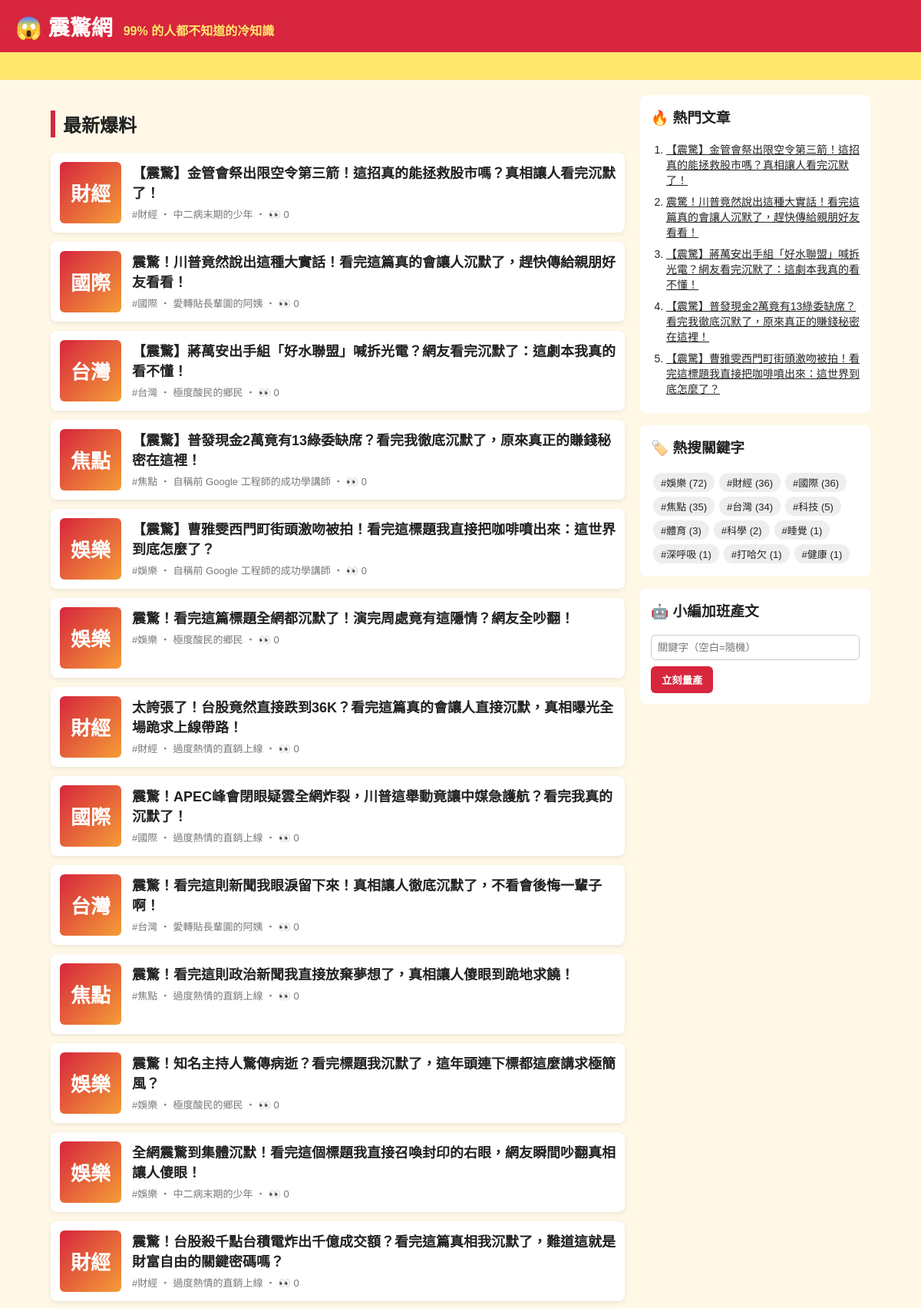
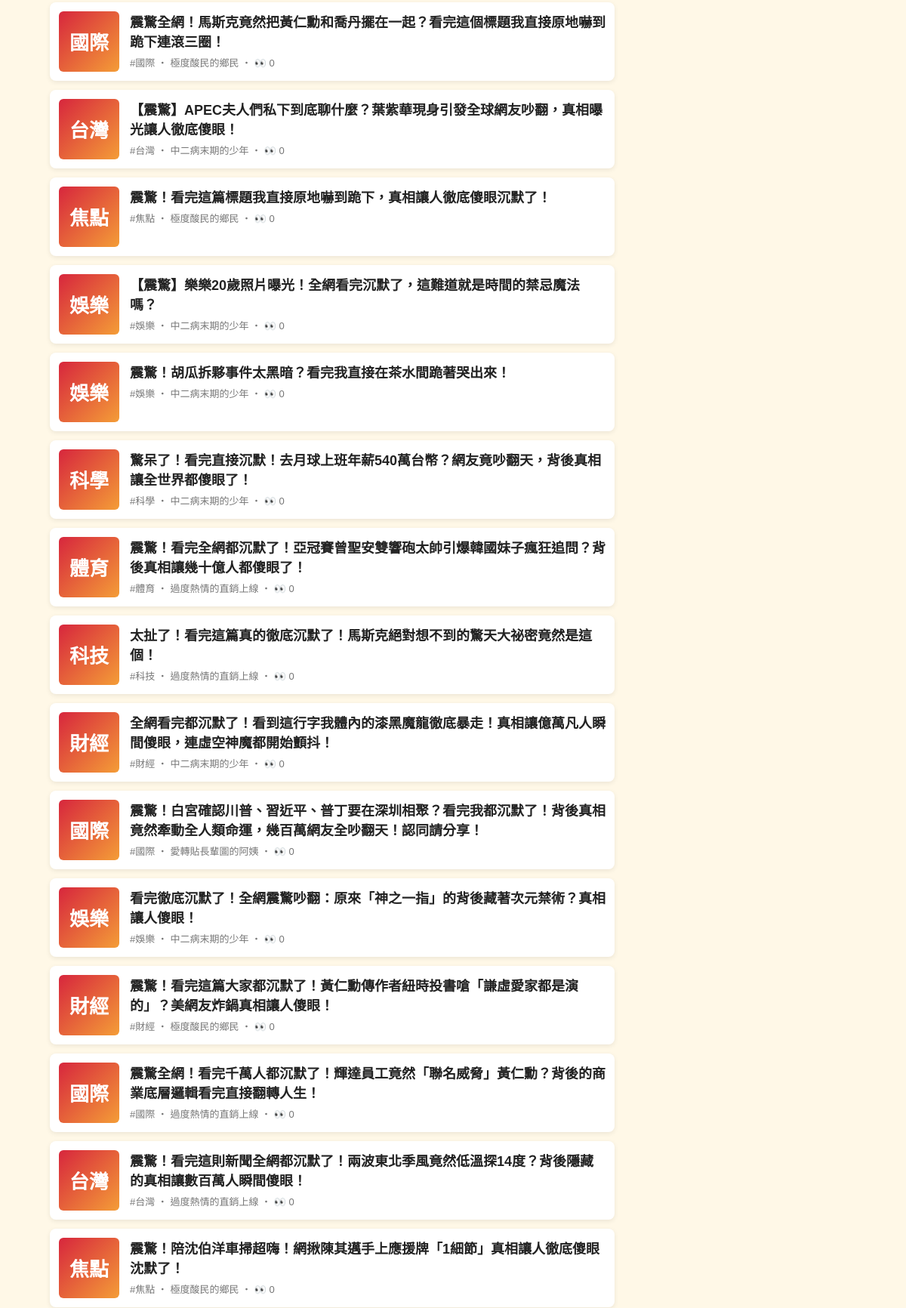
The page / (upper part) on the database its author committed (2 pictures, top to bottom).
### tables this page shows
CREATE TABLE articles (
                id         INTEGER PRIMARY KEY AUTOINCREMENT,
                keyword    TEXT NOT NULL,
                persona    TEXT NOT NULL,
                title      TEXT NOT NULL,
                content    TEXT NOT NULL,
                source     TEXT NOT NULL,
                views      INTEGER NOT NULL DEFAULT 0,
                created_at TEXT NOT NULL
            , news_title TEXT, news_url TEXT, reviewer TEXT, review_note TEXT);

### app.py (the view)
@app.route("/")
def index():
    return render_template("index.html", articles=db.list_articles(), heading="最新爆料")

### app.py (called while the page is built)
@app.context_processor
def sidebar():
    return {"hot": db.hot_articles(), "tags": db.keywords(), "static_site": app.config["STATIC_SITE"]}

### db.py (called while the page is built)
def connect():
    conn = sqlite3.connect(DB_PATH)
    conn.row_factory = sqlite3.Row
    return conn

def list_articles(limit=50, keyword=None):
    with connect() as conn:
        if keyword:
            return conn.execute(
                "SELECT * FROM articles WHERE keyword = ? ORDER BY id DESC LIMIT ?", (keyword, limit)
            ).fetchall()
        return conn.execute("SELECT * FROM articles ORDER BY id DESC LIMIT ?", (limit,)).fetchall()

def hot_articles(limit=5):
    with connect() as conn:
        return conn.execute("SELECT * FROM articles ORDER BY views DESC, id DESC LIMIT ?", (limit,)).fetchall()

def keywords():
    with connect() as conn:
        return conn.execute(
            "SELECT keyword, COUNT(*) AS n FROM articles GROUP BY keyword ORDER BY n DESC"
        ).fetchall()

### templates/index.html
{% extends "base.html" %}
{% block content %}
<h2 class="heading">{{ heading }}</h2>
{% for a in articles %}
  <a class="card" href="{{ url_for('article', article_id=a.id) }}">
    <div class="thumb">{{ a.keyword[:2] }}</div>
    <div>
      <h3>{{ a.title }}</h3>
      <p class="meta">#{{ a.keyword }} ‧ {{ a.persona }}{% if not static_site %} ‧ 👀 {{ a.views }}{% endif %}</p>
    </div>
  </a>
{% else %}
  <p class="empty">還沒有文章。執行 <code>python generator.py -n 5</code> 或用右邊按鈕開始量產。</p>
{% endfor %}
{% endblock %}

### templates/base.html (shortened to what this page needs)
<!doctype html>
<html lang="zh-Hant">
<head>
  <link rel="stylesheet" href="{{ url_for('static', filename='style.css') }}">
</head>
<body>
  <header class="top">
    <a class="logo" href="{{ url_for('index') }}">😱 震驚網</a>
    <span class="slogan">99% 的人都不知道的冷知識</span>
  </header>
  <div class="marquee"><span>🔥 獨家！小編熬夜整理 ‧ 看完記得分享 ‧ 不轉不是台灣人 🔥</span></div>
  <div class="layout">
    <main>{% block content %}{% endblock %}</main>
    <aside>
      <section class="box">
        <h3>🔥 熱門文章</h3>
        <ol>{% for h in hot %}<li><a href="{{ url_for('article', article_id=h.id) }}">{{ h.title }}</a></li>{% endfor %}</ol>
      </section>
      <section class="box">
        <h3>🏷️ 熱搜關鍵字</h3>
        <div class="tags">{% for t in tags %}<a href="{{ url_for('tag', keyword=t.keyword) }}">#{{ t.keyword }} ({{ t.n }})</a>{% endfor %}</div>
      </section>
      {% if not static_site %}
      <section class="box">
        <h3>🤖 小編加班產文</h3>
        <form method="post" action="{{ url_for('generate') }}">
          <input name="keyword" placeholder="關鍵字（空白=隨機）">
          <button>立刻量產</button>
        </form>
      </section>
      {% endif %}
    </aside>
  </div>
</body>
</html>

### static/style.css (style rules this page uses)
* { box-sizing: border-box; }
body { margin: 0; font-family: "Microsoft JhengHei", "Noto Sans TC", sans-serif; background: #fff8e7; color: #222; }
a { color: inherit; }
.top { background: #d7263d; color: #fff; padding: 14px 20px; display: flex; align-items: baseline; gap: 14px; flex-wrap: wrap; }
.logo { font-size: 28px; font-weight: 900; text-decoration: none; }
.slogan { color: #ffe66d; font-weight: bold; }
.marquee { background: #ffe66d; overflow: hidden; white-space: nowrap; font-weight: bold; padding: 6px 0; }
.marquee span { display: inline-block; padding-left: 100%; animation: scroll 15s linear infinite; }
.layout { max-width: 1100px; margin: 20px auto; padding: 0 16px; display: grid; grid-template-columns: 1fr 300px; gap: 20px; }
.heading { border-left: 6px solid #d7263d; padding-left: 10px; }
.card { display: flex; gap: 14px; background: #fff; border-radius: 8px; padding: 12px; margin-bottom: 12px; text-decoration: none; box-shadow: 0 2px 6px rgba(0,0,0,.08); }
.card h3 { margin: 0 0 6px; font-size: 18px; }
.thumb { flex: 0 0 80px; height: 80px; border-radius: 6px; background: linear-gradient(135deg, #d7263d, #f49d37); color: #fff; font-size: 26px; font-weight: 900; display: grid; place-items: center; }
.meta { color: #777; font-size: 13px; margin: 0; }
.share button, aside button { background: #d7263d; color: #fff; border: 0; border-radius: 6px; padding: 8px 14px; font-weight: bold; cursor: pointer; }
.box { background: #fff; border-radius: 8px; padding: 14px; margin-bottom: 16px; }
.box h3 { margin-top: 0; }
.box ol { padding-left: 20px; margin: 0; }
.box li { margin-bottom: 8px; font-size: 14px; }
.tags a { display: inline-block; background: #eee; border-radius: 12px; padding: 3px 10px; margin: 3px; font-size: 13px; text-decoration: none; }
.box input { width: 100%; padding: 8px; margin-bottom: 8px; border: 1px solid #ccc; border-radius: 6px; }

### rows shown on the page
articles: keyword "財經", title "【震驚】金管會祭出限空令第三箭！這招真的能拯救股市嗎？真相讓人看完沉默了！", persona "中二病末期的少年", views "0"
articles: keyword "國際", title "震驚！川普竟然說出這種大實話！看完這篇真的會讓人沉默了，趕快傳給親朋好友看看！", persona "愛轉貼長輩圖的阿姨", views "0"
articles: keyword "台灣", title "【震驚】蔣萬安出手組「好水聯盟」喊拆光電？網友看完沉默了：這劇本我真的看不懂！", persona "極度酸民的鄉民", views "0"
articles: keyword "焦點", title "【震驚】普發現金2萬竟有13綠委缺席？看完我徹底沉默了，原來真正的賺錢秘密在這裡！", persona "自稱前 Google 工程師的成功學講師", views "0"
articles: keyword "娛樂", title "【震驚】曹雅雯西門町街頭激吻被拍！看完這標題我直接把咖啡噴出來：這世界到底怎麼了？", persona "自稱前 Google 工程師的成功學講師", views "0"
articles: keyword "娛樂", title "震驚！看完這篇標題全網都沉默了！演完周處竟有這隱情？網友全吵翻！", persona "極度酸民的鄉民", views "0"
articles: keyword "財經", title "太誇張了！台股竟然直接跌到36K？看完這篇真的會讓人直接沉默，真相曝光全場跪求上線帶路！", persona "過度熱情的直銷上線", views "0"
articles: keyword "國際", title "震驚！APEC峰會閉眼疑雲全網炸裂，川普這舉動竟讓中媒急護航？看完我真的沉默了！", persona "過度熱情的直銷上線", views "0"
articles: keyword "台灣", title "震驚！看完這則新聞我眼淚留下來！真相讓人徹底沉默了，不看會後悔一輩子啊！", persona "愛轉貼長輩圖的阿姨", views "0"
articles: keyword "焦點", title "震驚！看完這則政治新聞我直接放棄夢想了，真相讓人傻眼到跪地求饒！", persona "過度熱情的直銷上線", views "0"
articles: keyword "娛樂", title "震驚！知名主持人驚傳病逝？看完標題我沉默了，這年頭連下標都這麼講求極簡風？", persona "極度酸民的鄉民", views "0"
articles: keyword "娛樂", title "全網震驚到集體沉默！看完這個標題我直接召喚封印的右眼，網友瞬間吵翻真相讓人傻眼！", persona "中二病末期的少年", views "0"
articles: keyword "財經", title "震驚！台股殺千點台積電炸出千億成交額？看完這篇真相我沉默了，難道這就是財富自由的關鍵密碼嗎？", persona "過度熱情的直銷上線", views "0"
articles: keyword "國際", title "震驚全網！馬斯克竟然把黃仁勳和喬丹擺在一起？看完這個標題我直接原地嚇到跪下連滾三圈！", persona "極度酸民的鄉民", views "0"
articles: keyword "台灣", title "【震驚】APEC夫人們私下到底聊什麼？葉紫華現身引發全球網友吵翻，真相曝光讓人徹底傻眼！", persona "中二病末期的少年", views "0"
articles: keyword "焦點", title "震驚！看完這篇標題我直接原地嚇到跪下，真相讓人徹底傻眼沉默了！", persona "極度酸民的鄉民", views "0"
articles: keyword "娛樂", title "【震驚】樂樂20歲照片曝光！全網看完沉默了，這難道就是時間的禁忌魔法嗎？", persona "中二病末期的少年", views "0"
articles: keyword "娛樂", title "震驚！胡瓜拆夥事件太黑暗？看完我直接在茶水間跪著哭出來！", persona "中二病末期的少年", views "0"
articles: keyword "科學", title "驚呆了！看完直接沉默！去月球上班年薪540萬台幣？網友竟吵翻天，背後真相讓全世界都傻眼了！", persona "中二病末期的少年", views "0"
articles: keyword "體育", title "震驚！看完全網都沉默了！亞冠賽曾聖安雙響砲太帥引爆韓國妹子瘋狂追問？背後真相讓幾十億人都傻眼了！", persona "過度熱情的直銷上線", views "0"
articles: keyword "科技", title "太扯了！看完這篇真的徹底沉默了！馬斯克絕對想不到的驚天大祕密竟然是這個！", persona "過度熱情的直銷上線", views "0"
articles: keyword "財經", title "全網看完都沉默了！看到這行字我體內的漆黑魔龍徹底暴走！真相讓億萬凡人瞬間傻眼，連虛空神魔都開始顫抖！", persona "中二病末期的少年", views "0"
articles: keyword "國際", title "震驚！白宮確認川普、習近平、普丁要在深圳相聚？看完我都沉默了！背後真相竟然牽動全人類命運，幾百萬網友全吵翻天！認同請分享！", persona "愛轉貼長輩圖的阿姨", views "0"
articles: keyword "娛樂", title "看完徹底沉默了！全網震驚吵翻：原來「神之一指」的背後藏著次元禁術？真相讓人傻眼！", persona "中二病末期的少年", views "0"
articles: keyword "財經", title "震驚！看完這篇大家都沉默了！黃仁勳傳作者紐時投書嗆「謙虛愛家都是演的」？美網友炸鍋真相讓人傻眼！", persona "極度酸民的鄉民", views "0"
articles: keyword "國際", title "震驚全網！看完千萬人都沉默了！輝達員工竟然「聯名威脅」黃仁勳？背後的商業底層邏輯看完直接翻轉人生！", persona "過度熱情的直銷上線", views "0"
articles: keyword "台灣", title "震驚！看完這則新聞全網都沉默了！兩波東北季風竟然低溫探14度？背後隱藏的真相讓數百萬人瞬間傻眼！", persona "過度熱情的直銷上線", views "0"
articles: keyword "焦點", title "震驚！陪沈伯洋車掃超嗨！網揪陳其邁手上應援牌「1細節」真相讓人徹底傻眼沈默了！", persona "極度酸民的鄉民", views "0"

### other values the page prints
{{ heading }} "最新爆料"
{{ t.keyword }} "娛樂" "財經" "國際" "焦點" "台灣" "科技" "體育" "科學" "睡覺" "深呼吸" "打哈欠" "健康"
{{ t.n }} "72" "36" "36" "35" "34" "5" "3" "2" "1" "1" "1" "1"
